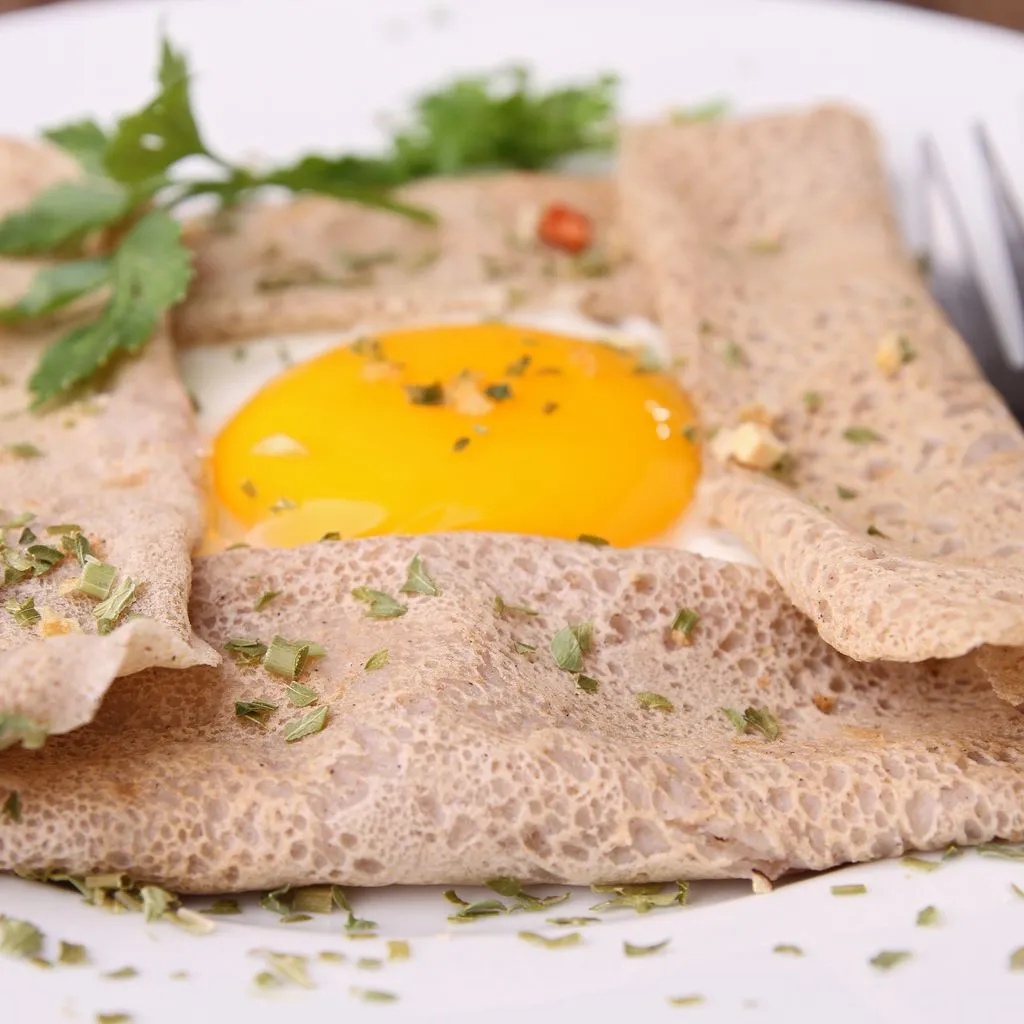

This chart was generated by the following Python code:
import pypdfium2 as pdfium
from pathlib import Path
p=Path("C:/Users/Simon/Downloads/Cr\u00eapes au Sarrasin farcies \u00e0 l'oeuf, fromage et jambon _ la meilleure recette.pdf")
d=pdfium.PdfDocument(str(p))
for obj in d[0].get_objects():
 if obj.type == pdfium.raw.FPDF_PAGEOBJ_IMAGE:
  obj.get_bitmap().to_pil().save('dev/ui-audit/print/photo.png')
  break
